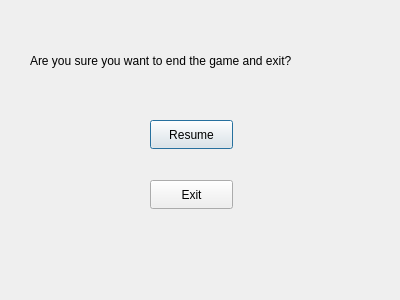
<?xml version="1.0" encoding="UTF-8"?>
<ui version="4.0">
 <class>Dialog</class>
 <widget class="QDialog" name="Dialog">
  <property name="geometry">
   <rect>
    <x>0</x>
    <y>0</y>
    <width>400</width>
    <height>300</height>
   </rect>
  </property>
  <property name="windowTitle">
   <string>Dialog</string>
  </property>
  <widget class="QLabel" name="exitWarning">
   <property name="geometry">
    <rect>
     <x>30</x>
     <y>30</y>
     <width>341</width>
     <height>61</height>
    </rect>
   </property>
   <property name="text">
    <string>Are you sure you want to end the game and exit?</string>
   </property>
  </widget>
  <widget class="QPushButton" name="resumeGameButton">
   <property name="geometry">
    <rect>
     <x>150</x>
     <y>120</y>
     <width>83</width>
     <height>29</height>
    </rect>
   </property>
   <property name="text">
    <string>Resume</string>
   </property>
  </widget>
  <widget class="QPushButton" name="confirmButton">
   <property name="geometry">
    <rect>
     <x>150</x>
     <y>180</y>
     <width>83</width>
     <height>29</height>
    </rect>
   </property>
   <property name="text">
    <string>Exit</string>
   </property>
  </widget>
 </widget>
 <resources/>
 <connections/>
</ui>
